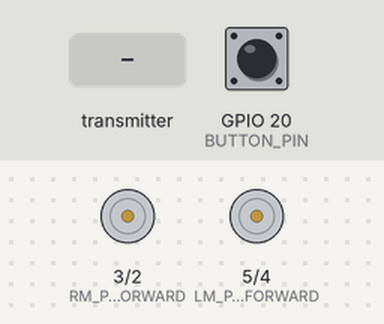
Recording of a sketch running on a simulated ESP32. Shown: motor-driver pin pairs drawn as motors (green arrow = first pin HIGH = forward, orange = second pin HIGH = backward, longer = more drive). The inputs (shaded band) are chosen by the test bench; at power-on: GPIO 20 (BUTTON_PIN) LOW.

Above: at 1.2 s.
1.3 s: the transmitter starts sending up_state = 1
At 1.92 s:
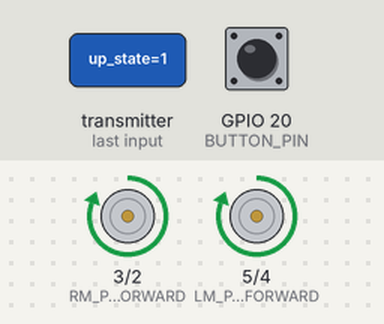
4.3 s: the transmitter starts sending left_state = 1
At 4.92 s:
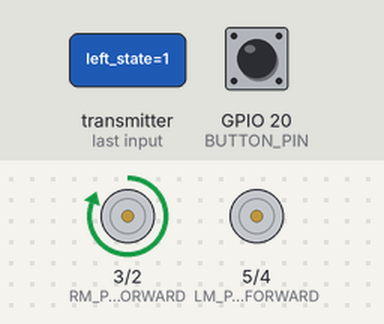
7.3 s: the transmitter starts sending up_state = 0
At 7.92 s:
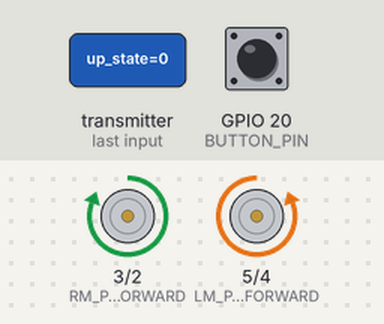
10.3 s: the transmitter starts sending down_state = 1
At 10.92 s:
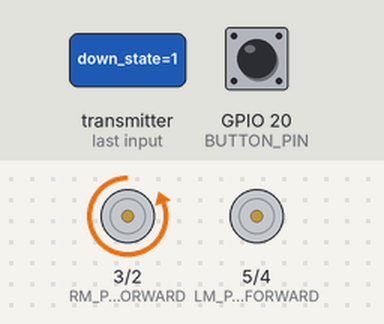
13.3 s: the transmitter starts sending left_state = 0
At 13.92 s:
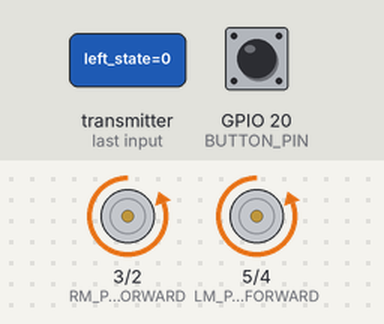
16.3 s: the transmitter starts sending right_state = 1
At 16.92 s:
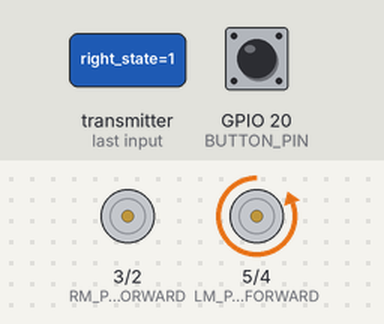
Timing chart, 0 to 20.3 s (numbered marks = the images above; inputs shaded):
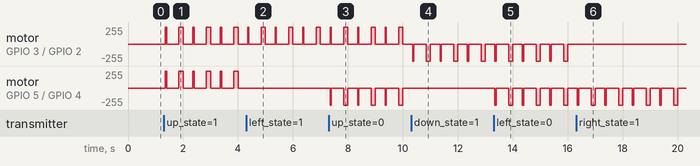

Measured:
- after the input at 1.3 s, motor on GPIO 3 (RM_PIN_FORWARD) / GPIO 2 (RM_PIN_BACKWARD), motor on GPIO 5 (LM_PIN_FORWARD) / GPIO 4 (LM_PIN_BACKWARD): stopped → forward 255/255 after 0.05 s, then repeats every 1.0 s: stopped 0.45 s, forward 255/255 0.15 s, stopped 0.35 s, forward 255/255 0.05 s
- after the input at 4.3 s, motor on GPIO 5 (LM_PIN_FORWARD) / GPIO 4 (LM_PIN_BACKWARD): stops changing and stays stopped
- after the input at 7.3 s, motor on GPIO 5 (LM_PIN_FORWARD) / GPIO 4 (LM_PIN_BACKWARD): stopped → backward 255/255 after 0.05 s, then repeats every 1.0 s: stopped 0.45 s, backward 255/255 0.15 s, stopped 0.35 s, backward 255/255 0.05 s
- after the input at 10.3 s, motor on GPIO 5 (LM_PIN_FORWARD) / GPIO 4 (LM_PIN_BACKWARD): stops changing and stays stopped
- after the input at 13.3 s, motor on GPIO 5 (LM_PIN_FORWARD) / GPIO 4 (LM_PIN_BACKWARD): stopped → backward 255/255 after 0.05 s, then repeats every 1.0 s: stopped 0.45 s, backward 255/255 0.15 s, stopped 0.35 s, backward 255/255 0.05 s
- after the input at 16.3 s, motor on GPIO 3 (RM_PIN_FORWARD) / GPIO 2 (RM_PIN_BACKWARD): stops changing and stays stopped

The sketch:

cardbot_robot_code-controller.ino
```cpp
// ╔══════════════════════════════════════════════════════════════════╗
// ║                                                                  ║
// ║     ██████╗ █████╗ ██████╗ ██████╗ ██████╗  ██████╗ ████████╗    ║
// ║    ██╔════╝██╔══██╗██╔══██╗██╔══██╗██╔══██╗██╔═══██╗╚══██╔══╝    ║
// ║    ██║     ███████║██████╔╝██║  ██║██████╔╝██║   ██║   ██║       ║
// ║    ██║     ██╔══██║██╔══██╗██║  ██║██╔══██╗██║   ██║   ██║       ║
// ║    ╚██████╗██║  ██║██║  ██║██████╔╝██████╔╝╚██████╔╝   ██║       ║
// ║     ╚═════╝╚═╝  ╚═╝╚═╝  ╚═╝╚═════╝ ╚═════╝  ╚═════╝    ╚═╝       ║
// ║                                                                  ║
// ╚══════════════════════════════════════════════════════════════════╝
//
//  █▄▄ █▄█   █▀▄▀█ ▄▀█ █▄▀ █▀█
//  █▄█ ░█░   █░▀░█ █▀█ █░█ █▀▄
//
//  Cardbot Robot Code - Controller
//  Version: 0.1.1
//  Date: 7/8/2025
//  Cardbot code for autonomous mode and controllers
//  Carbot Version: 1.2
//  Controller Version: 1.0

#define LM_PIN_FORWARD 5
#define LM_PIN_BACKWARD 4
#define RM_PIN_FORWARD 3
#define RM_PIN_BACKWARD 2

#define BUTTON_PIN 20

#include <WiFi.h>
#include <esp_now.h>

// Global Varibales
bool automonus_active = false;
uint16_t last_connection_check = 0;

//  █▀▄▀█ █▀█ ▀█▀ █▀█ █▀█   █▀ █▀▀ ▀█▀ █░█ █▀█
//  █░▀░█ █▄█ ░█░ █▄█ █▀▄   ▄█ ██▄ ░█░ █▄█ █▀▀

typedef struct motor {
  // Controls the motor's basic movements
  uint8_t f_pin;
  uint8_t b_pin;
  bool moving;

  void forward() {
    digitalWrite(f_pin, HIGH);
    digitalWrite(b_pin, LOW);
    moving = true;
  }

  void backward() {
    digitalWrite(f_pin, LOW);
    digitalWrite(b_pin, HIGH);
    moving = true;
  }

  void stop() {
    digitalWrite(f_pin, LOW);
    digitalWrite(b_pin, LOW);
    moving = false;
  }

  void setup(uint8_t forward_pin, uint8_t backward_pin) {
    f_pin = forward_pin;
    b_pin = backward_pin;
    pinMode(forward_pin, OUTPUT);
    pinMode(backward_pin, OUTPUT);
  }
};

motor left_motor;
motor right_motor;

//  █▀█ █▀█ █▄▄ █▀█ ▀█▀   █▀ █▀▀ ▀█▀ █░█ █▀█
//  █▀▄ █▄█ █▄█ █▄█ ░█░   ▄█ ██▄ ░█░ █▄█ █▀▀

void stop(int time = 0) {
  left_motor.stop();
  right_motor.stop();
  delay(time);
}
void forwards(int time = 0) {
  left_motor.forward();
  right_motor.forward();
  delay(time);
  if (time > 0) {
    delay(100);
  }
}
void backwards(int time = 0) {
  left_motor.backward();
  right_motor.backward();
  delay(time);
  if (time > 0) {
    delay(100);
  }
}
void pivotLeft(int time = 0) {
  left_motor.backward();
  right_motor.forward();
  delay(time);
  if (time > 0) {
    delay(100);
  }
}
void pivotRight(int time = 0) {
  left_motor.forward();
  right_motor.backward();
  delay(time);
  if (time > 0) {
    delay(100);
  }
}
void turnLeftForward(int time = 0) {
  left_motor.stop();
  right_motor.forward();
  delay(time);
  if (time > 0) {
    delay(100);
  }
}
void turnLeftBackward(int time = 0) {
  left_motor.stop();
  right_motor.backward();
  delay(time);
  if (time > 0) {
    delay(100);
  }
}
void turnRightForward(int time = 0) {
  left_motor.forward();
  right_motor.stop();
  delay(time);
  if (time > 0) {
    delay(50);
  }
}
void turnRightBackward(int time = 0) {
  left_motor.backward();
  right_motor.stop();
  delay(time);
  if (time > 0) {
    delay(50);
  }
}

//  █▀▀ █▀█ █▄░█ ▀█▀ █▀█ █▀█ █░░ █░░ █▀▀ █▀█   █▀ █▀▀ ▀█▀ █░█ █▀█
//  █▄▄ █▄█ █░▀█ ░█░ █▀▄ █▄█ █▄▄ █▄▄ ██▄ █▀▄   ▄█ ██▄ ░█░ █▄█ █▀▀

typedef struct controller_message {
  // message structure between
  int16_t joy_1_x_axis;
  int16_t joy_1_y_axis;
  bool up_state;
  bool down_state;
  bool left_state;
  bool right_state;
  uint16_t connection_check = 0;
};

controller_message controller;

// callback function on controller message
void controllerMode(const esp_now_recv_info_t *info, const uint8_t *incoming_data, int len) {

  memcpy(&controller, incoming_data, sizeof(controller));
  if (!automonus_active) {
    // controller will be locked out in while in automonus mode
    if (controller.up_state && controller.left_state) {
      turnLeftForward();
    } else if (controller.up_state && controller.right_state) {
      turnRightForward();
    } else if (controller.down_state && controller.left_state) {
      turnLeftBackward();
    } else if (controller.down_state && controller.right_state) {
      turnRightBackward();
    } else if (controller.left_state) {
      pivotLeft();
    } else if (controller.right_state) {
      pivotRight();
    } else if (controller.up_state) {
      forwards();
    } else if (controller.down_state) {
      backwards();
    } else {
      stop();
    }
  }
}

//  ▄▀█ █░█ ▀█▀ █▀█ █▀▄▀█ █▀█ █▄░█ █░█ █▀   █▀▄▀█ █▀█ █▀▄ █▀▀
//  █▀█ █▄█ ░█░ █▄█ █░▀░█ █▄█ █░▀█ █▄█ ▄█   █░▀░█ █▄█ █▄▀ ██▄

// automonus code to run on button press
void automonusMode() {
  // atonmonus code here
}

//  █▀ █▀▀ ▀█▀ █░█ █▀█
//  ▄█ ██▄ ░█░ █▄█ █▀▀

void setup() {
  left_motor.setup(LM_PIN_FORWARD, LM_PIN_BACKWARD);
  right_motor.setup(RM_PIN_FORWARD, RM_PIN_BACKWARD);

  pinMode(BUTTON_PIN, INPUT_PULLDOWN);

  WiFi.mode(WIFI_STA);

  // Initilize ESP-NOW
  if (esp_now_init() != ESP_OK) {
    return;
  }

  // Register callback function
  esp_now_register_recv_cb(controllerMode);
}

//  █▀▄▀█ ▄▀█ █ █▄░█   █░░ █▀█ █▀█ █▀█
//  █░▀░█ █▀█ █ █░▀█   █▄▄ █▄█ █▄█ █▀▀

// main control loop checks for button press and controller disconnect
void loop() {
  static unsigned long currentMillis;
  static unsigned long previousMillis = 0;

  //activates automonus_mode on button press
  if (digitalRead(BUTTON_PIN)) {
    automonus_active = true;  // locks out controller
    delay(1000);              // 1 sec delay befor start
    automonusMode();
    automonus_active = false;
  }

  currentMillis = millis();
  // checks for controller connections
  if (currentMillis - previousMillis >= 200) {
    previousMillis = currentMillis;

    if (controller.connection_check == last_connection_check) {
      controller.down_state = false;
      controller.up_state = false;
      controller.left_state = false;
      controller.right_state = false;
      stop();
    }

    last_connection_check = controller.connection_check;
  }
}
```
